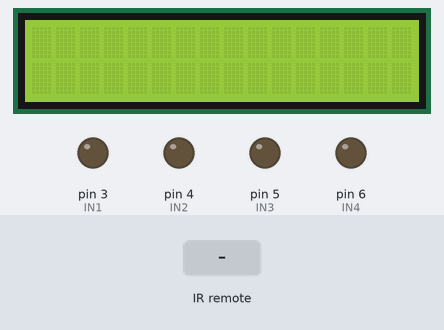
Simulated run of this sketch. Board: Arduino Uno, built with avr-gcc and run on an emulated ATmega328P. Shown: 16×2 character LCD, output pins drawn as LEDs (lit = HIGH). The inputs (shaded band) are chosen by the test bench. What the sketch prints to the serial monitor is not drawn.

Above: at 1.2 s.
1.3 s: infrared code 0xFD08F7 received
At 1.8 s:
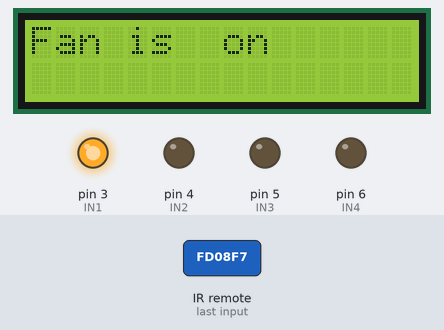
2.9 s: infrared code 0xFD8877 received
At 4.2 s:
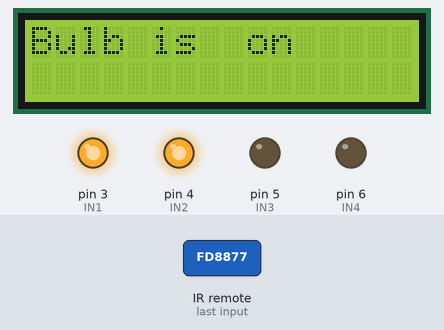
4.5 s: infrared code 0xFD48B7 received
At 5.4 s:
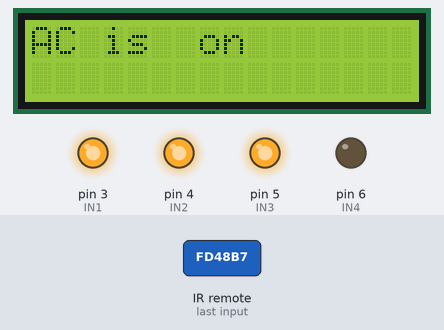
6.1 s: infrared code 0xFD28D7 received
At 6.7 s:
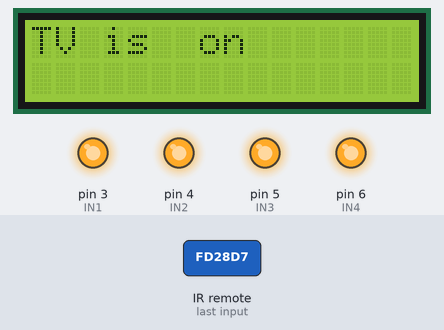
7.7 s: infrared code 0xFD00FF received
At 9.0 s:
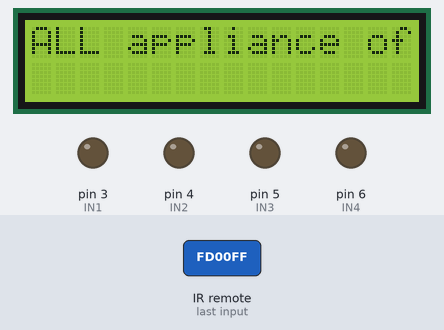
9.3 s: infrared code 0xFD8877 received
At 10.3 s:
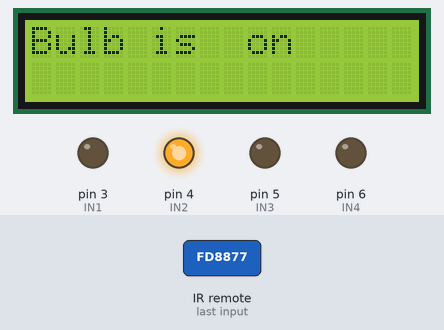
Timing chart, 0 to 11.9 s (numbered marks = the images above; inputs shaded):
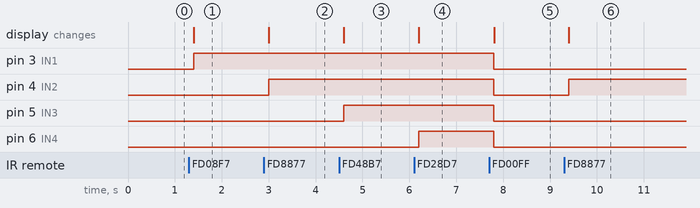

Measured:
- after the input at 1.3 s, pin 3 (IN1): LOW → HIGH after 0.10 s; the display: changes after 0.10 s (image 1)
- after the input at 2.9 s, pin 4 (IN2): LOW → HIGH after 0.10 s; the display: changes after 0.10 s (image 2)
- after the input at 4.5 s, pin 5 (IN3): LOW → HIGH after 0.10 s; the display: changes after 0.10 s (image 3)
- after the input at 6.1 s, pin 6 (IN4): LOW → HIGH after 0.10 s; the display: changes after 0.10 s (image 4)
- after the input at 7.7 s, pin 3 (IN1), pin 4 (IN2), pin 5 (IN3), pin 6 (IN4): HIGH → LOW after 0.10 s; the display: changes after 0.11 s (image 5)
- after the input at 9.3 s, pin 4 (IN2): LOW → HIGH after 0.10 s; the display: changes after 0.10 s (image 6)

The sketch:

Project.ino
```cpp
#include <IRremote.h>
#include<LiquidCrystal.h>

LiquidCrystal lcd(7,8,9,10,11,12);
const int RECV_PIN=14;
IRrecv irrecv(RECV_PIN);
decode_results results;
#define IN1 3
#define IN2 4
#define IN3 5
#define IN4 6
bool i=true;
bool j=true;
bool k=true;
bool l=true;
bool m=true;
void setup()
{
 lcd.begin(16, 2);

  Serial.begin(9600);
  pinMode(IN1, OUTPUT);
  pinMode(IN2, OUTPUT);
  pinMode(IN3, OUTPUT);
  pinMode(IN4, OUTPUT);
  irrecv.enableIRIn();
  irrecv.blink13(true);

}
void loop()
{
  if (irrecv.decode(&results))
   {
     Serial.println(results.value,HEX);
     delay(100);

     if(results.value==0xFD08F7)
     {

        digitalWrite(IN1, i);

        lcd.clear();
       if(i==true){
        Serial.print("Fan is turned on");
        lcd.print("Fan is  on");
       }
       else{
         Serial.print("Fan is turned off");
        lcd.print("Fan is  off");
       }
       	i=!i;

     }

     if(results.value==0xFD8877)
     {

        digitalWrite(IN2, j);
        lcd.clear();
        if(j==true){
        Serial.print("Bulb is turned on");
        lcd.print("Bulb is  on");
       }
       else{
         Serial.print("Bulb is turned off");
        lcd.print("Bulb is  off");
       }
       	j=!j;
     }
     if(results.value==0xFD48B7)
     {
        digitalWrite(IN3, k);
        lcd.clear();
        if(k==true){
        Serial.print("AC is turned on");
        lcd.print("AC is  on");
       }
       else{
         Serial.print("AC is turned off");
        lcd.print("AC is  off");
       }
       	k=!k;
     }

     if(results.value==0xFD28D7)
     {

        digitalWrite(IN4, l);

        lcd.clear();
        if(l==true){
        Serial.print("TV is turned on");
        lcd.print("TV is  on");
       }
       else{
         Serial.print("TV is turned off");
        lcd.print("TV is  off");
       }
       	l=!l;
     }

     if(results.value==0xFD00FF)
     {
        m=false;
        digitalWrite(IN1, m);
        digitalWrite(IN2, m);
        digitalWrite(IN3, m);
        digitalWrite(IN4, m);
        i=true;
		j=true;
		k=true;
		l=true;
        lcd.clear();
         lcd.print("ALL appliance off");
       // delay(200);
     }
     irrecv.resume();
     //delay(100);
   }
}
```
